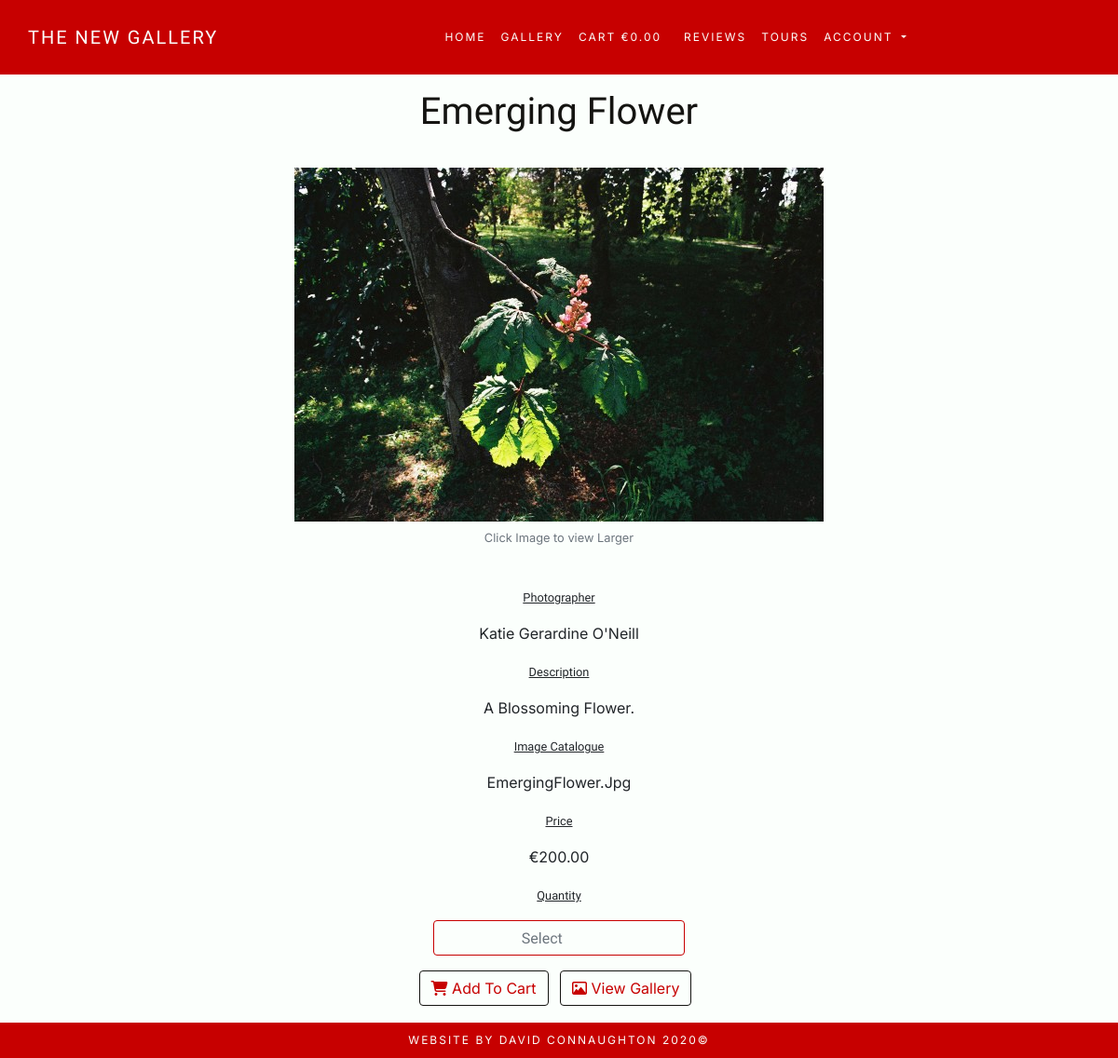
The app's page /photos/1 with its own data.
### photos/models.py (models this page shows, shortened)
class Photo(models.Model):
    title = models.CharField(max_length=100)
    photographer = models.CharField(max_length=100)
    tag = models.CharField(max_length=20)
    description = models.CharField(max_length=300, null=True, blank=True)
    image_url = models.URLField(max_length=1000, null=True, blank=True)
    image = models.ImageField(null=True, blank=True)
    price = models.DecimalField(max_digits=6, decimal_places=2)

### photos/views.py (the view)
# urls.py: path('<int:photo_id>', views.photo_detail, name='photo_detail'),
def photo_detail(request, photo_id):
    photo = get_object_or_404(Photo, pk=photo_id)
    context = {
        'photo': photo,
    }
    return render(request, 'photos/photo_detail.html', context)

### cart/contexts.py (called while the page is built, shortened)
def cart_contents(request):
    cart_items = []
    total = 0
    photo_count = 0
    cart = request.session.get('cart', {})
    context = {
        'cart_items': cart_items,
        'total': total,
        'photo_count': photo_count,
    }
    return context

### photos/templates/photos/photo_detail.html (shortened to what this page needs)
{% extends "base.html" %}
{% load static %}
{% block extra_css %}
<link rel="stylesheet" href="{% static 'photos/css/photos.css' %}">
{% endblock %}
{% block content %}
<section>
    <div class="container-fluid mx-auto m-5 p-5" id="photo-section">
        <div class="row">
            <div class="col-12 text-center">
                <h1 class="header description">{{ photo.title }}</h1>
                <br>
                <a href="#" id="clicker">
                    <img src="{{ photo.image.url }}" class="img-fluid p-1" id="photo-img" alt="Photo Image">
                </a>
                <p>
                    <small class="text-muted pop-up">Click Image to view Larger</small>
                </p>
                <br>
                <p>
                    <small class="small">Photographer</small>
                </p>
                <p>{{ photo.photographer }}</p>
                <p>
                    <small class="small description">Description</small>
                </p>
                <p class="description">{{ photo.description }}</p>
                <p>
                    <small class="small description">Image Catalogue</small>
                </p>
                <p class="description">{{ photo.image }}</p>
                <p>
                    <small class="small">Price</small>
                </p>
                <p>€{{ photo.price }}</p>
                <form class="form" action="{% url 'add_to_cart' photo.id %}" method="POST">
                    <div class="form-row">
                        <div class="col-12">
                            <p>
                                <small class="small">Quantity</small>
                            </p>
                            <div class="form-group col-12 mx-auto">
                                <input class="form-control quantity" type="number" name="quantity" list="quantity" data-item_id="{{ photo.id }}" id="id_qty_{{ photo.id }}" placeholder="Select">
                            </div>
                        </div>
                        <div class="col-12">
                            <button type="submit" class="btn btn-outline page-button page_detail_button mr-2 mb-2" value="Add to Cart">
                                <i class="fas fa-shopping-cart"></i>
                                    Add To Cart
                            </button>
                            <a href="{% url 'photos' %}" class="btn btn-outline page-button page_detail_button mr-2 mb-2">
                                <span>
                                    <i class="far fa-image"></i>
                                        View Gallery
                                </span>
                            </a>
                        </div>
                    </div>
                </form>
            </div>
        </div>
    </div>
</section>
{% endblock %}

### static/css/base.css (style rules this page uses)
html { height: 100%; }
body { font-family: 'Inter', sans-serif !important; background-color: #FBFFFC; }
h1, h2, h3, h4, h5, .small { font-family: 'Work Sans', sans-serif !important; }
.header { color: #141411; }
.page-button { color: #c70000; border-color: #141411; }
.small { text-decoration: underline; }
.description { text-transform: capitalize; }
.form-group { min-width: 150px; max-width: 300px; display: block; margin-left: auto; margin-right: auto; }
.form-control, select, #id_email { background-color: #FBFFFC; font-family: 'Work Sans', sans-serif !important; border: solid #c70000 1px !important; text-align: center; display: block; margin-left: auto; margin-right: auto; }
.page_detail_button { margin-left: auto; margin-right: auto; }

### photos/static/photos/css/photos.css (style rules this page uses)
.page_detail_button { margin-left: auto; margin-right: auto; }

### records on screen
Photo: title "Emerging Flower", image (picture), photographer "Katie Gerardine O'Neill", description "A Blossoming Flower.", image "EmergingFlower.jpg", price "200.00"
